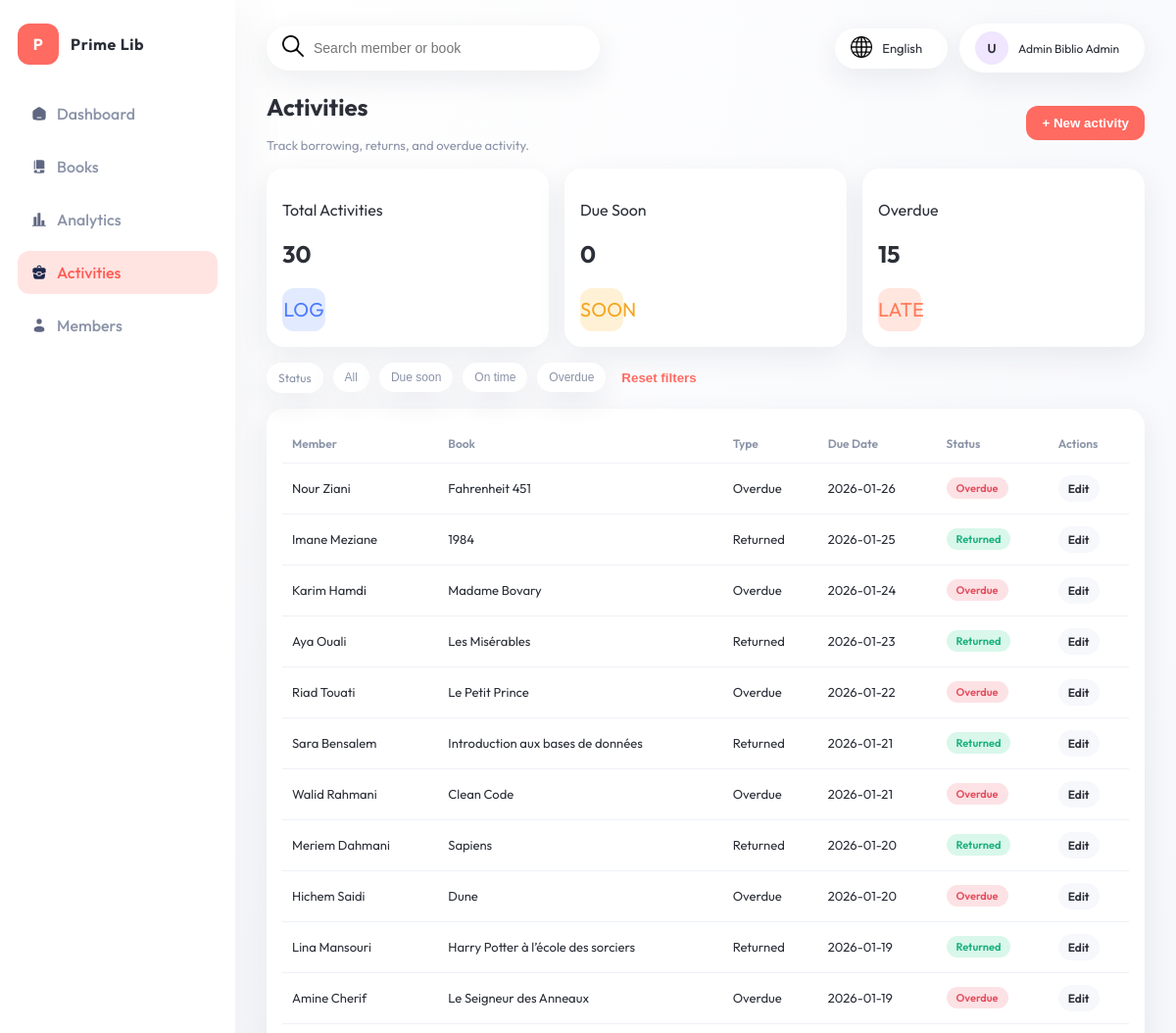
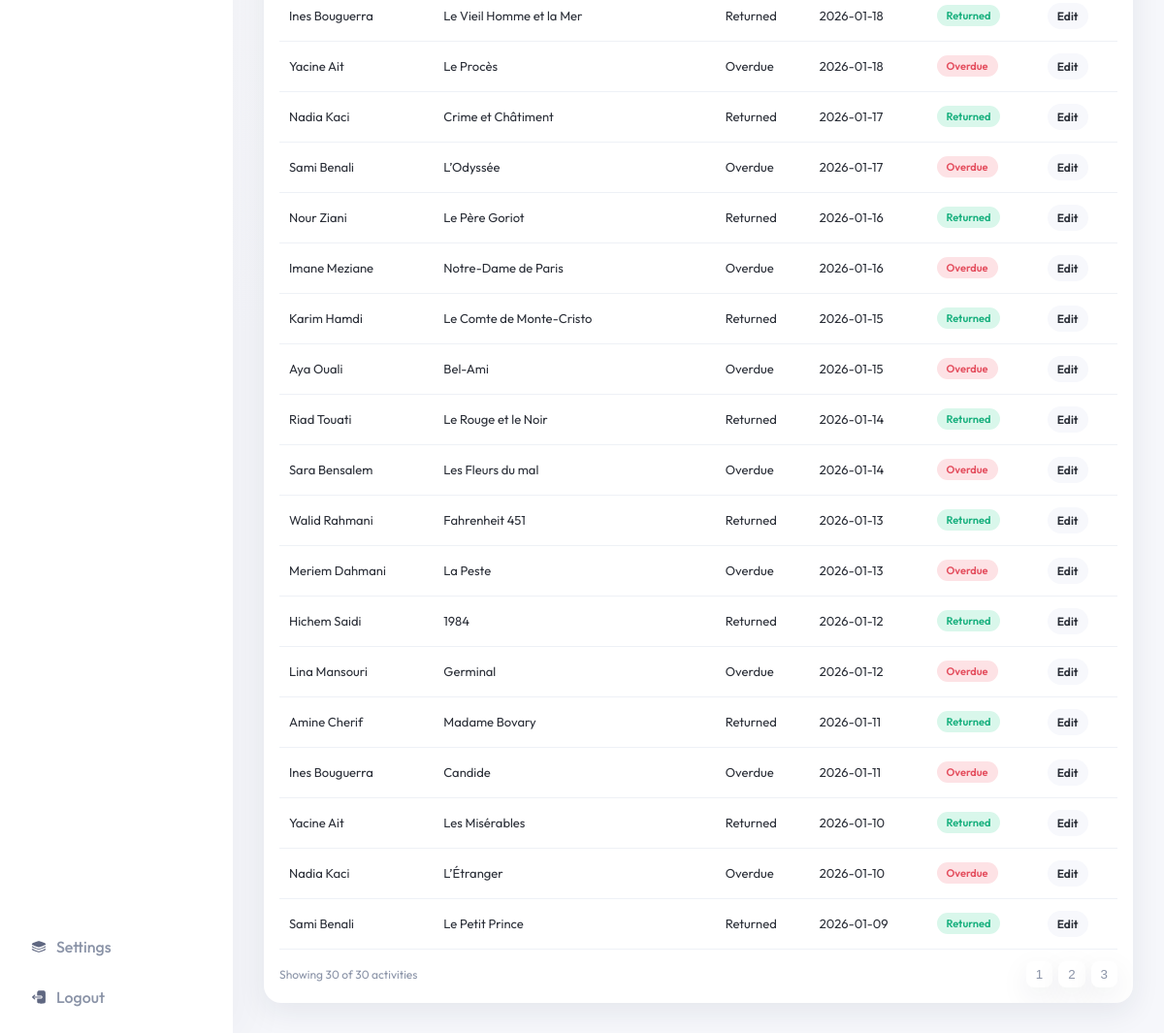
/pages/admin/emprunts.php (signed in), run on the app's committed database (2 pictures, top to bottom).
### tables this page shows
CREATE TABLE emprunt (
  id_emprunt INT AUTO_INCREMENT PRIMARY KEY,
  date_emprunt DATE NOT NULL,
  date_retour_prevue DATE NOT NULL,
  date_retour_effective DATE NULL,

  id_utilisateur INT NOT NULL,
  id_livre INT NOT NULL,
  id_admin INT NULL,  

  CONSTRAINT fk_emprunt_utilisateur
    FOREIGN KEY (id_utilisateur) REFERENCES utilisateur(id_utilisateur)
    ON UPDATE CASCADE
    ON DELETE CASCADE,

  CONSTRAINT fk_emprunt_livre
    FOREIGN KEY (id_livre) REFERENCES livre(id_livre)
    ON UPDATE CASCADE
    ON DELETE CASCADE,

  CONSTRAINT fk_emprunt_admin
    FOREIGN KEY (id_admin) REFERENCES admin(id_admin)
    ON UPDATE CASCADE
    ON DELETE SET NULL
);

CREATE TABLE livre (
  id_livre INT AUTO_INCREMENT PRIMARY KEY,
  titre  VARCHAR(200) NOT NULL,
  auteur VARCHAR(150) NOT NULL,
  genre  VARCHAR(80),
  annee_publication INT,
  etat_disponibilite VARCHAR(30) NOT NULL,  
  cover_url VARCHAR(255) NULL,

  id_admin INT,  
  CONSTRAINT fk_livre_admin
    FOREIGN KEY (id_admin) REFERENCES admin(id_admin)
    ON UPDATE CASCADE
    ON DELETE SET NULL
);

### includes/auth.php (called while the page is built, shortened)
<?php
function auth_user(): ?array
{
    return $_SESSION['auth_user'] ?? null;
}
?>

### pages/admin/emprunts.php (the view, shortened to what this page needs)
<?php
require_once __DIR__ . '/../../includes/auth.php';
$authUser = auth_user();
$authDisplayName = trim((string)($authUser['prenom'] ?? '') . ' ' . (string)($authUser['nom'] ?? ''));
function e(string $s): string {
  return htmlspecialchars($s, ENT_QUOTES, 'UTF-8');
}
function fetch_count(mysqli $conn, string $sql): int {
  $result = $conn->query($sql);
  $row = $result->fetch_assoc();
  return (int)($row['total'] ?? 0);
}
$totalActivities = fetch_count($conn, 'SELECT COUNT(*) AS total FROM emprunt');
$dueSoonCount = fetch_count(
  $conn,
  "SELECT COUNT(*) AS total FROM emprunt
   WHERE date_retour_effective IS NULL
     AND date_retour_prevue >= CURDATE()
     AND date_retour_prevue <= DATE_ADD(CURDATE(), INTERVAL 3 DAY)"
);
$overdueCount = fetch_count(
  $conn,
  "SELECT COUNT(*) AS total FROM emprunt
   WHERE date_retour_effective IS NULL
     AND date_retour_prevue < CURDATE()"
);
$activities = [];
$activitySql = "SELECT e.date_emprunt, e.date_retour_prevue, e.date_retour_effective,
                       e.id_emprunt, u.prenom, u.nom, l.titre
                FROM emprunt e
                JOIN utilisateur u ON e.id_utilisateur = u.id_utilisateur
                JOIN livre l ON e.id_livre = l.id_livre
                ORDER BY e.date_emprunt DESC, e.id_emprunt DESC
                LIMIT 50";
$activityResult = $conn->query($activitySql);
if ($activityResult) {
  while ($row = $activityResult->fetch_assoc()) {
    $due = (string)$row['date_retour_prevue'];
    $returned = $row['date_retour_effective'];
    $statusLabel = 'On time';
    $statusClass = 'available';
    $type = 'Borrowed';
    if (!empty($returned)) {
      $statusLabel = 'Returned';
      $statusClass = 'available';
      $type = 'Returned';
    } else {
      $dueTs = strtotime($due);
      $nowTs = strtotime(date('Y-m-d'));
      $soonTs = strtotime('+3 days', $nowTs);
      if ($dueTs < $nowTs) {
        $statusLabel = 'Overdue';
        $statusClass = 'unavailable';
        $type = 'Overdue';
      } elseif ($dueTs <= $soonTs) {
        $statusLabel = 'Due soon';
        $statusClass = 'soon';
        $type = 'Borrowed';
      }
    }
    $activities[] = [
      'id' => (int)$row['id_emprunt'],
      'member' => trim((string)$row['prenom'] . ' ' . (string)$row['nom']),
      'book' => (string)$row['titre'],
      'type' => $type,
      'due' => $due,
      'status_label' => $statusLabel,
      'status_class' => $statusClass,
    ];
  }
}
$shownCount = count($activities);
?>
<!DOCTYPE html>
<html lang="en">
  <head>
    <link rel="stylesheet" href="../../Assets/css/styles.css" />
  </head>
  <body>
    <div class="app">
      <aside class="sidebar">
        <div class="brand">
          <div class="brand-icon">P</div>
          <span>Prime Lib</span>
        </div>
        <nav class="nav">
          <a class="nav-item" href="dashboard.php">
            <img class="nav-icon" src="../../Assets/icons/home.svg" alt="" />
            Dashboard
          </a>
          <a class="nav-item" href="livres.php">
            <img class="nav-icon" src="../../Assets/icons/book.svg" alt="" />
            Books
          </a>
          <a class="nav-item" href="analytics.php">
            <img class="nav-icon" src="../../Assets/icons/chart-svgrepo-com.svg" alt="" />
            Analytics
          </a>
          <a class="nav-item active" href="emprunts.php">
            <img class="nav-icon" src="../../Assets/icons/case-round-svgrepo-com.svg" alt="" />
            Activities
          </a>
          <a class="nav-item" href="utilisateurs.php">
            <img class="nav-icon" src="../../Assets/icons/user.svg" alt="" />
            Members
          </a>
        </nav>
        <div class="sidebar-footer">
          <a class="nav-item ghost" href="dashboard.php">
            <img class="nav-icon" src="../../Assets/icons/layers.svg" alt="" />
            Settings
          </a>
          <a class="nav-item ghost" href="../../logout.php">
            <img class="nav-icon" src="../../Assets/icons/logout.svg" alt="" />
            Logout
          </a>
        </div>
      </aside>
      <main class="main">
        <header class="topbar">
          <div class="search">
            <span class="icon"><img class="p11" src="../../Assets/icons/search.png"></span>
            <input type="text" id="activity-search" placeholder="Search member or book" />
          </div>
          <div class="topbar-right">
            <div class="language">
              <span class="flag"><img class="p11" src="../../Assets/icons/language.png"></span>
              English
            </div>
            <div class="user">
              <div class="avatar">U</div>
              <div class="user-meta">
                <span class="name"><?= e($authDisplayName !== '' ? $authDisplayName : 'Admin') ?></span>
                <span class="role">Admin</span>
              </div>
            </div>
          </div>
        </header>
        <section class="content">
          <div class="page-header">
            <div>
              <h1>Activities</h1>
              <p class="subtitle">Track borrowing, returns, and overdue activity.</p>
            </div>
            <button class="primary">+ New activity</button>
          </div>
          <div class="stat-grid">
            <article class="stat-card">
              <div>
                <p>Total Activities</p>
                <h2><?= e((string)$totalActivities) ?></h2>
              </div>
              <div class="stat-icon blue">LOG</div>
            </article>
            <article class="stat-card">
              <div>
                <p>Due Soon</p>
                <h2><?= e((string)$dueSoonCount) ?></h2>
              </div>
              <div class="stat-icon amber">SOON</div>
            </article>
            <article class="stat-card">
              <div>
                <p>Overdue</p>
                <h2><?= e((string)$overdueCount) ?></h2>
              </div>
              <div class="stat-icon peach">LATE</div>
            </article>
          </div>
          <div class="filters">
            <div class="filter-pill">Status</div>
            <button class="filter-button" data-filter="all">All</button>
            <button class="filter-button" data-filter="soon">Due soon</button>
            <button class="filter-button" data-filter="available">On time</button>
            <button class="filter-button" data-filter="unavailable">Overdue</button>
            <button class="reset-button" type="button">Reset filters</button>
          </div>
          <div class="table-card">
            <table>
              <thead>
                <tr>
                  <th>Member</th>
                  <th>Book</th>
                  <th>Type</th>
                  <th>Due Date</th>
                  <th>Status</th>
                  <th>Actions</th>
                </tr>
              </thead>
              <tbody id="activity-table">
                <?php foreach ($activities as $a): ?>
                  <tr data-status="<?= e($a['status_class']) ?>">
                    <td><?= e($a['member']) ?></td>
                    <td><?= e($a['book']) ?></td>
                    <td><?= e($a['type']) ?></td>
                    <td><?= e($a['due']) ?></td>
                    <td>
                      <span class="status <?= e($a['status_class']) ?>">
                        <?= e($a['status_label']) ?>
                      </span>
                    </td>
                    <td>
                      <a class="table-action" href="edit_emprunt.php?id=<?= e((string)$a['id']) ?>">Edit</a>
                    </td>
                  </tr>
                <?php endforeach; ?>
              </tbody>
            </table>
            <div class="table-footer">
              <span>
                Showing <?= e((string)$shownCount) ?> of <?= e((string)$totalActivities) ?> activities
              </span>
              <div class="pager">
                <button class="page-btn" type="button">1</button>
                <button class="page-btn" type="button">2</button>
                <button class="page-btn" type="button">3</button>
              </div>
            </div>
          </div>
        </section>
      </main>
    </div>
  </body>
</html>

### data on the page
emprunt: member "Nour Ziani", id_livre.titre "Fahrenheit 451", type "Overdue", date_retour_prevue "2026-01-26", status_label "Overdue"
emprunt: member "Imane Meziane", id_livre.titre "1984", type "Returned", date_retour_prevue "2026-01-25", status_label "Returned"
emprunt: member "Karim Hamdi", id_livre.titre "Madame Bovary", type "Overdue", date_retour_prevue "2026-01-24", status_label "Overdue"
emprunt: member "Aya Ouali", id_livre.titre "Les Misérables", type "Returned", date_retour_prevue "2026-01-23", status_label "Returned"
emprunt: member "Riad Touati", id_livre.titre "Le Petit Prince", type "Overdue", date_retour_prevue "2026-01-22", status_label "Overdue"
emprunt: member "Sara Bensalem", id_livre.titre "Introduction aux bases de données", type "Returned", date_retour_prevue "2026-01-21", status_label "Returned"
emprunt: member "Walid Rahmani", id_livre.titre "Clean Code", type "Overdue", date_retour_prevue "2026-01-21", status_label "Overdue"
emprunt: member "Meriem Dahmani", id_livre.titre "Sapiens", type "Returned", date_retour_prevue "2026-01-20", status_label "Returned"
emprunt: member "Hichem Saidi", id_livre.titre "Dune", type "Overdue", date_retour_prevue "2026-01-20", status_label "Overdue"
emprunt: member "Lina Mansouri", id_livre.titre "Harry Potter à l’école des sorciers", type "Returned", date_retour_prevue "2026-01-19", status_label "Returned"
emprunt: member "Amine Cherif", id_livre.titre "Le Seigneur des Anneaux", type "Overdue", date_retour_prevue "2026-01-19", status_label "Overdue"
emprunt: member "Ines Bouguerra", id_livre.titre "Le Vieil Homme et la Mer", type "Returned", date_retour_prevue "2026-01-18", status_label "Returned"
emprunt: member "Yacine Ait", id_livre.titre "Le Procès", type "Overdue", date_retour_prevue "2026-01-18", status_label "Overdue"
emprunt: member "Nadia Kaci", id_livre.titre "Crime et Châtiment", type "Returned", date_retour_prevue "2026-01-17", status_label "Returned"
emprunt: member "Sami Benali", id_livre.titre "L’Odyssée", type "Overdue", date_retour_prevue "2026-01-17", status_label "Overdue"
emprunt: member "Nour Ziani", id_livre.titre "Le Père Goriot", type "Returned", date_retour_prevue "2026-01-16", status_label "Returned"
emprunt: member "Imane Meziane", id_livre.titre "Notre-Dame de Paris", type "Overdue", date_retour_prevue "2026-01-16", status_label "Overdue"
emprunt: member "Karim Hamdi", id_livre.titre "Le Comte de Monte-Cristo", type "Returned", date_retour_prevue "2026-01-15", status_label "Returned"
emprunt: member "Aya Ouali", id_livre.titre "Bel-Ami", type "Overdue", date_retour_prevue "2026-01-15", status_label "Overdue"
emprunt: member "Riad Touati", id_livre.titre "Le Rouge et le Noir", type "Returned", date_retour_prevue "2026-01-14", status_label "Returned"
emprunt: member "Sara Bensalem", id_livre.titre "Les Fleurs du mal", type "Overdue", date_retour_prevue "2026-01-14", status_label "Overdue"
emprunt: member "Walid Rahmani", id_livre.titre "Fahrenheit 451", type "Returned", date_retour_prevue "2026-01-13", status_label "Returned"
emprunt: member "Meriem Dahmani", id_livre.titre "La Peste", type "Overdue", date_retour_prevue "2026-01-13", status_label "Overdue"
emprunt: member "Hichem Saidi", id_livre.titre "1984", type "Returned", date_retour_prevue "2026-01-12", status_label "Returned"
emprunt: member "Lina Mansouri", id_livre.titre "Germinal", type "Overdue", date_retour_prevue "2026-01-12", status_label "Overdue"
emprunt: member "Amine Cherif", id_livre.titre "Madame Bovary", type "Returned", date_retour_prevue "2026-01-11", status_label "Returned"
emprunt: member "Ines Bouguerra", id_livre.titre "Candide", type "Overdue", date_retour_prevue "2026-01-11", status_label "Overdue"
emprunt: member "Yacine Ait", id_livre.titre "Les Misérables", type "Returned", date_retour_prevue "2026-01-10", status_label "Returned"
emprunt: member "Nadia Kaci", id_livre.titre "L’Étranger", type "Overdue", date_retour_prevue "2026-01-10", status_label "Overdue"
emprunt: member "Sami Benali", id_livre.titre "Le Petit Prince", type "Returned", date_retour_prevue "2026-01-09", status_label "Returned"

### other printed values
$authDisplayName !== '' ? $authDisplayName : 'Admin' "Admin Biblio"
$totalActivities "30"
$dueSoonCount "0"
$overdueCount "15"
$shownCount "30"
